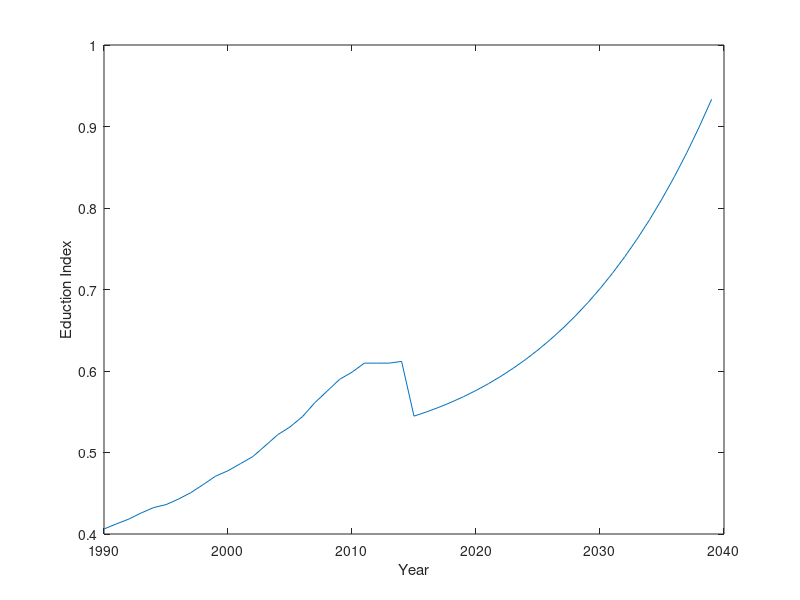

This figure's MATLAB source:
clear all
load('temp.mat');
init = [0.406144444	0.4124	0.4183	0.4258	0.4324	0.436044444	0.4428	0.4507	0.4606	0.471	0.477638889	0.4863	0.495	0.5082	0.5217	0.531396296	0.543902222	0.561037778	0.575395556	0.589753333	0.598555556	0.609666667	0.609666667	0.609666667	0.6118];
chn(2, :) = zeros(1, 25);
for i = 2:25
    chn(5, i) = 1.07 * chn(5, i - 1);
end
clear rlt
rlt = 0;
for i = 1:25
    rlt(1, i) = (0.07 - tb' * chn(:, i)) / tb(2, 1);
end
plot(1990:2039, [init rlt])
xlabel('Year')
ylabel('Eduction Index')